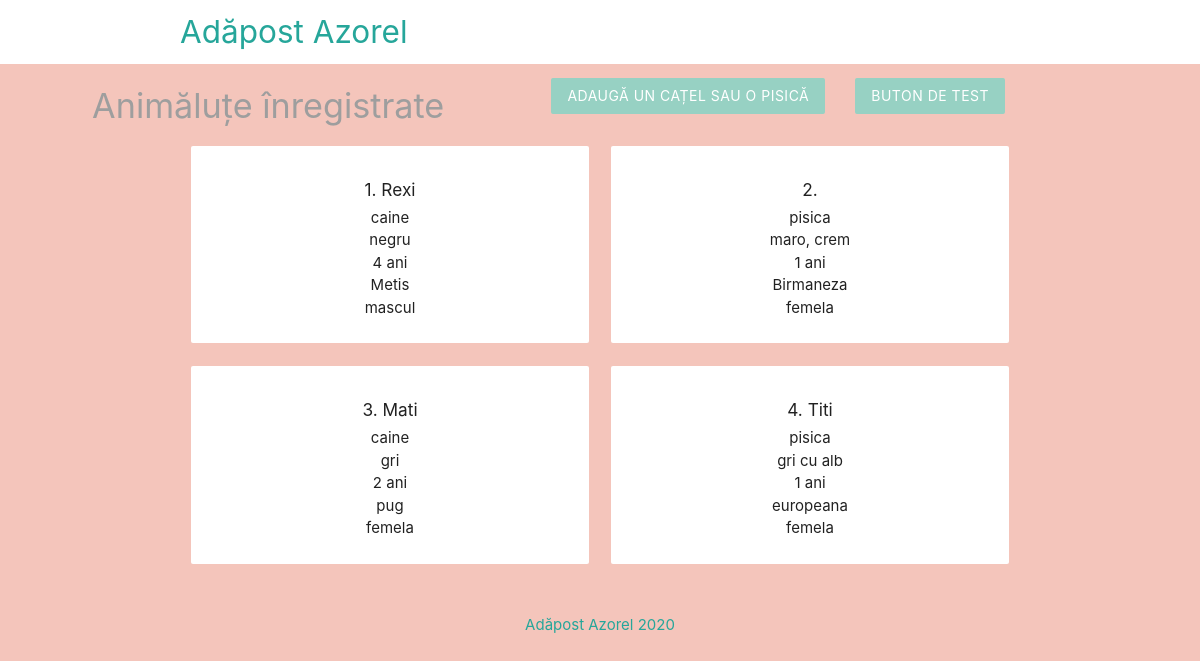
The app's page /proiect_adapost/index.php with its own data.
### tables this page shows
CREATE TABLE `animale` (
  `idAnimal` int(11) NOT NULL,
  `tip_animal` enum('caine','pisica') NOT NULL,
  `rasa` varchar(64) NOT NULL,
  `culoare` varchar(64) NOT NULL,
  `varsta` int(11) NOT NULL,
  `sex` enum('mascul','femela','necunoscut') NOT NULL,
  `nume` varchar(64) DEFAULT NULL
);

### proiect_adapost/index.php (the view, shortened to what this page needs)
<?php
	include('config/db_connect.php');
	$sql = 'SELECT * FROM animale';
	$rezultate = mysqli_query($conexiune, $sql);
	$animale = mysqli_fetch_all($rezultate, MYSQLI_ASSOC);
?>
<!DOCTYPE html>
<html>
	<?php include('templates/header.php'); ?>
	<h4 class = 'center grey-text'>Animăluțe înregistrate</h4>
	<div class="container">
		<div class="row">
			<?php foreach ($animale as $animal) { ?>
				<div class="col s6 md3">
					<div class="card z-depth-0">
						<div class="card-content center">
							<h6><?php echo htmlspecialchars($animal['idAnimal']) . '. ' . htmlspecialchars($animal['nume']); ?></h6>
							<div><?php echo htmlspecialchars($animal['tip_animal']); ?></div>
							<div><?php echo htmlspecialchars($animal['culoare']); ?></div>
							<div><?php echo htmlspecialchars($animal['varsta']) . ' ani'; ?></div>
							<div><?php echo htmlspecialchars($animal['rasa']); ?></div>
							<div><?php echo htmlspecialchars($animal['sex']); ?></div>
						</div>
					</div>
				</div>
			<?php } ?>
		</div>
	</div>
	<?php include('templates/footer.php'); ?>
</html>

### proiect_adapost/templates/header.php (shortened to what this page needs)
<head>
    <link rel="stylesheet" href="https://cdnjs.cloudflare.com/ajax/libs/materialize/1.0.0/css/materialize.min.css">
</head>
<body>
	<nav class="white z-depth-0">
		<div class="container">
			<a href="index.php" class="brand-logo brand-text">Adăpost Azorel</a> <br>
			<ul id="nav-mobile" class="right hide-on-small-and-down">
				<li><a href="add.php" class="waves-effect waves-light btn brand z-depth-0">Adaugă un cațel sau o pisică</a></li>
                <li><a href="#" class="waves-effect waves-light btn brand z-depth-0">Buton de test</a></li>
			</ul>
		</div>
	</nav>

### proiect_adapost/templates/footer.php
<footer class="section">
	<div class="center teal-text text-lighten-1">Adăpost Azorel 2020</div>
</footer>
</body>

### proiect_adapost/templates/header.php (style rules this page uses)
body { background-color: #F4C5BB; }
.brand { background: #97D1C3 !important; }
.brand-text { color: #26a69a !important; }

### records on screen
animale: idAnimal "1", nume "Rexi", tip_animal "caine", culoare "negru", varsta "4", rasa "Metis", sex "mascul"
animale: idAnimal "2", tip_animal "pisica", culoare "maro, crem", varsta "1", rasa "Birmaneza", sex "femela"
animale: idAnimal "3", nume "Mati", tip_animal "caine", culoare "gri", varsta "2", rasa "pug", sex "femela"
animale: idAnimal "4", nume "Titi", tip_animal "pisica", culoare "gri cu alb", varsta "1", rasa "europeana", sex "femela"
